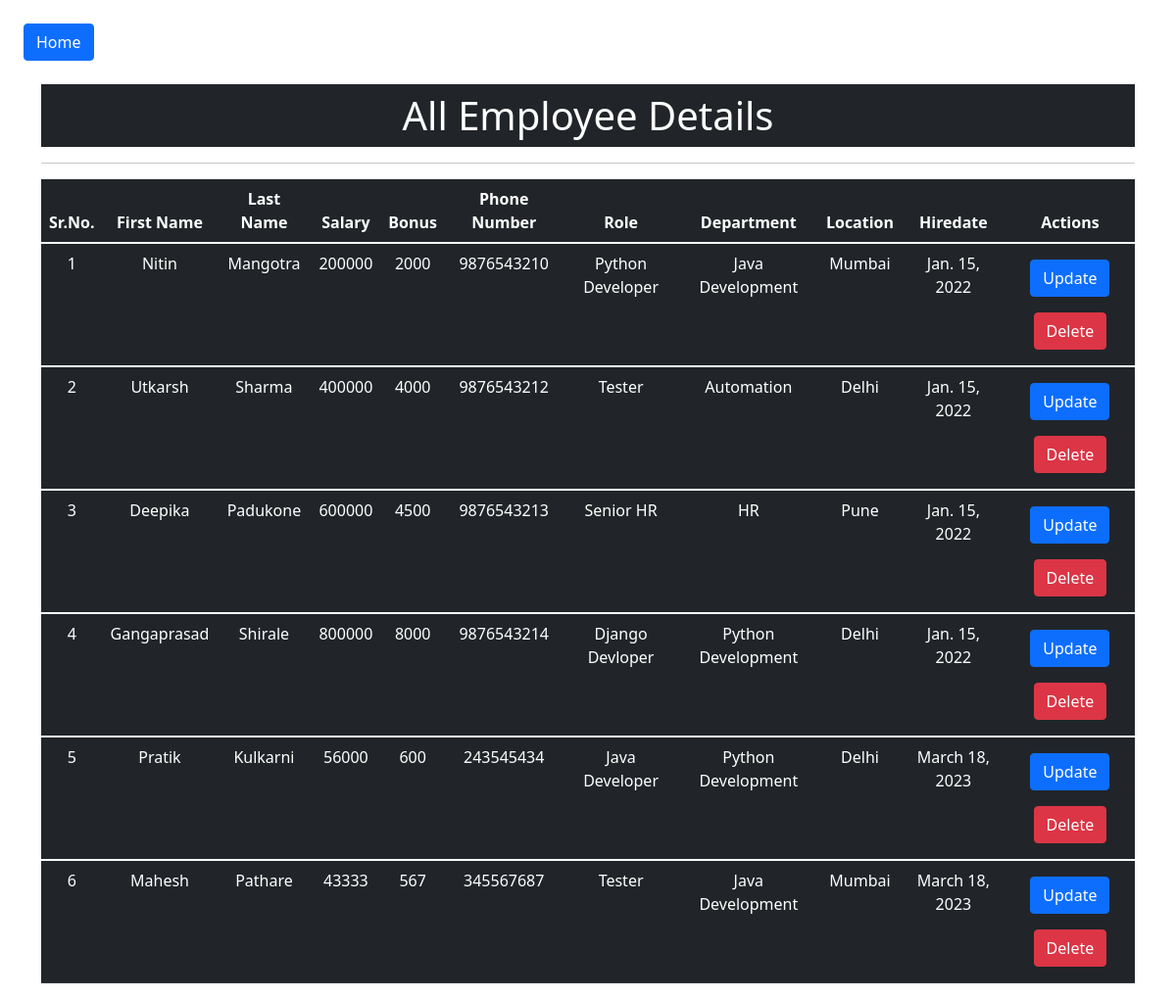
The app's page /all_emp with its own data.
### emp_app/models.py (models this page shows, shortened)
class Employee(models.Model):
    first_name = models.CharField(max_length=100, null=False)
    last_name = models.CharField(max_length=100)
    dept = models.ForeignKey(Department, on_delete=models.CASCADE)
    salary = models.IntegerField(default=0)
    bonus = models.IntegerField(default=0)
    role = models.ForeignKey(Role, on_delete=models.CASCADE)
    phone = models.IntegerField(default=0)
    hire_date = models.DateField()
    def __str__(self):
        return "%s %s %s" %(self.first_name, self.last_name, self.phone)

class Role(models.Model):
    name = models.CharField(max_length=100, null=False)

class Department(models.Model):
    name = models.CharField(max_length=100,null=False)
    location = models.CharField(max_length=100)

### emp_app/views.py (the view)
# urls.py: path('all_emp', views.all_emp, name='all_emp'),
def all_emp(request):
    emps = Employee.objects.all()
    context = {
        'emps': emps
    }
    print(context)
    return render(request, 'view_all_emp.html', context)

### emp_app/templates/view_all_emp.html (shortened to what this page needs)
<!DOCTYPE html>
<html lang="en">
<head>
  <link href="https://cdn.jsdelivr.net/npm/bootstrap@5.1.3/dist/css/bootstrap.min.css" rel="stylesheet">
</head>
<body>
    <a class="btn btn-primary m-4" href="http://127.0.0.1:8000/">Home</a>
<div class="container">
    <h1 class="bg-dark text-white text-center py-2">All Employee Details</h1>
    <hr>
    <table class="table table-dark">
        <thead>
        <tr style="text-align:center">
            <th scope="col">Sr.No.</th>
            <th scope="col">First Name</th>
            <th scope="col">Last Name</th>
            <th scope="col">Salary</th>
            <th scope="col">Bonus</th>
            <th scope="col">Phone Number</th>
            <th scope="col">Role</th>
            <th scope="col">Department</th>
            <th scope="col">Location</th>
            <th scope="col">Hiredate</th>
            <th scope="col">Actions</th>
        </tr>
        </thead>
        {% for emp in emps %}
        <tbody>
        <tr style="text-align:center">
            <td scope="row">{{ forloop.counter }}</td>
            <td>{{emp.first_name}}</td>
            <td>{{emp.last_name}}</td>
            <td>{{emp.salary}}</td>
            <td>{{emp.bonus}}</td>
            <td>{{emp.phone}}</td>
            <td>{{emp.role.name}}</td>
            <td>{{emp.dept.name}}</td>
            <td>{{emp.dept.location}}</td>
            <td>{{emp.hire_date}}</td>
            <td>
                <a class="btn btn-primary btn-block my-2" href="{% url 'update_emp' emp.id %}">Update</a>
                <form method="post" action="{% url 'remove_emp' emp.id %}" style="display:inline">
                  <button type="submit" class="btn btn-danger btn-block my-2" onclick="return confirm('Are you sure you want to delete this employee?')">Delete</button>
                </form>
            </td>
        </tr>
        </tbody>
        {% endfor %}
    </table>
</div>

### records on screen
Employee: first_name "Nitin", last_name "Mangotra", salary "200000", bonus "2000", phone "9876543210", role.name "Python Developer", dept.name "Java Development", dept.location "Mumbai", hire_date "Jan. 15, 2022"
Employee: first_name "Utkarsh", last_name "Sharma", salary "400000", bonus "4000", phone "9876543212", role.name "Tester", dept.name "Automation", dept.location "Delhi", hire_date "Jan. 15, 2022"
Employee: first_name "Deepika", last_name "Padukone", salary "600000", bonus "4500", phone "9876543213", role.name "Senior HR", dept.name "HR", dept.location "Pune", hire_date "Jan. 15, 2022"
Employee: first_name "Gangaprasad", last_name "Shirale", salary "800000", bonus "8000", phone "9876543214", role.name "Django Devloper", dept.name "Python Development", dept.location "Delhi", hire_date "Jan. 15, 2022"
Employee: first_name "Pratik", last_name "Kulkarni", salary "56000", bonus "600", phone "243545434", role.name "Java Developer", dept.name "Python Development", dept.location "Delhi", hire_date "March 18, 2023"
Employee: first_name "Mahesh", last_name "Pathare", salary "43333", bonus "567", phone "345567687", role.name "Tester", dept.name "Java Development", dept.location "Mumbai", hire_date "March 18, 2023"
